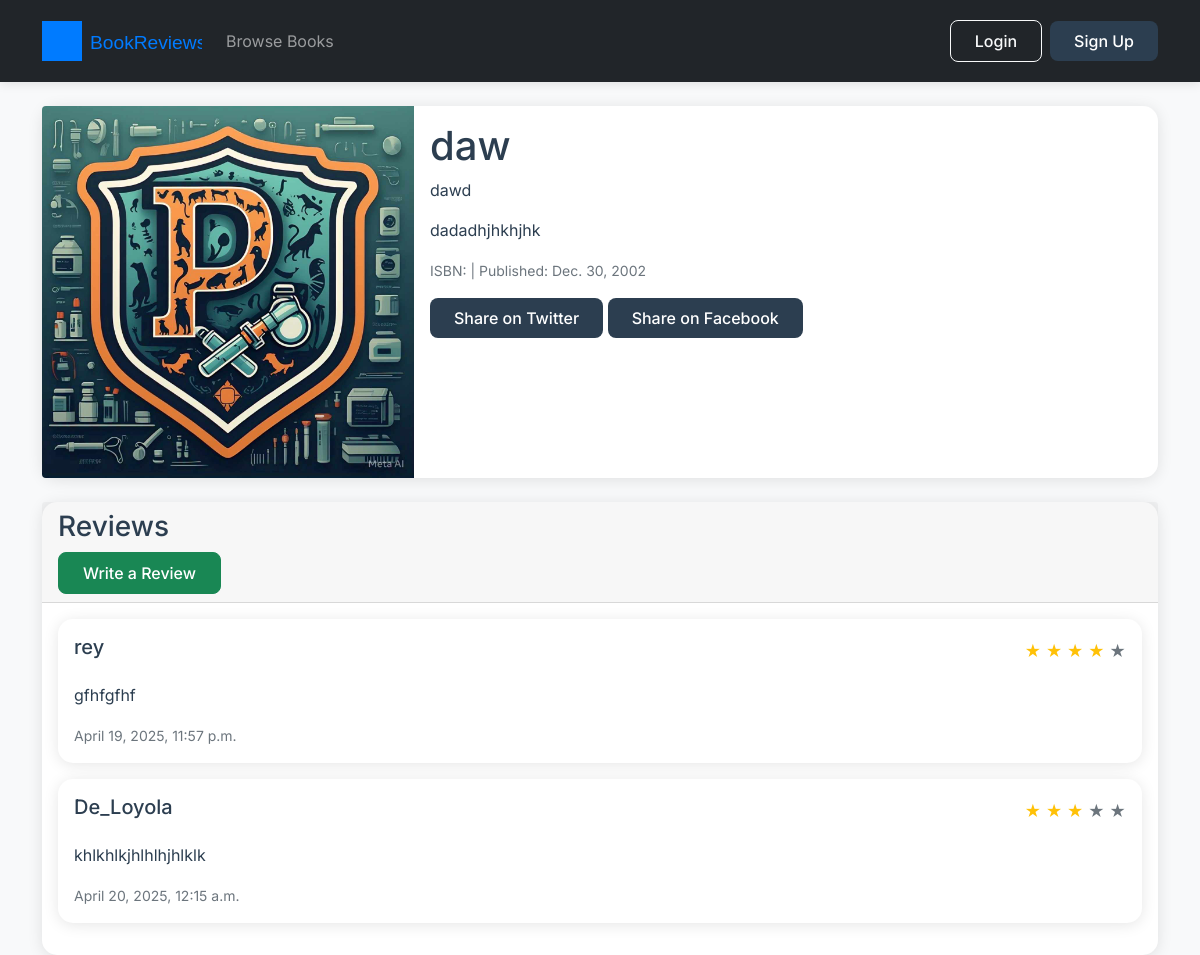
The page /book/1/ on the database as committed earlier.
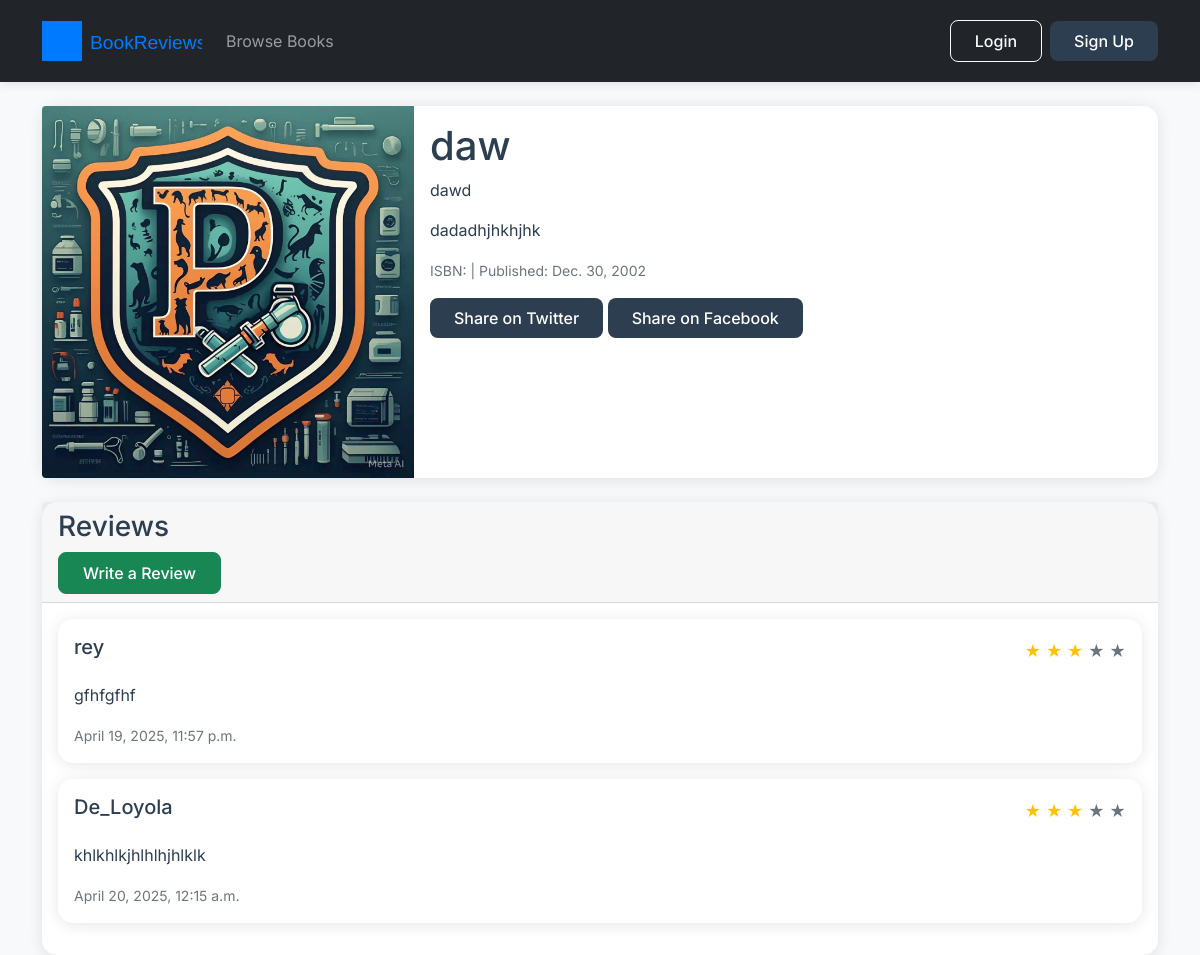
The same page on the database as committed later.
### reviews/models.py (models this page shows, shortened)
class Review(models.Model):
    book = models.ForeignKey(Book, on_delete=models.CASCADE)
    user = models.ForeignKey(User, on_delete=models.CASCADE)
    rating = models.IntegerField(
        validators=[MinValueValidator(1), MaxValueValidator(5)]
    )
    text = models.TextField()
    created_at = models.DateTimeField(auto_now_add=True)
    class Meta:
        unique_together = ('book', 'user')  # One review per user per book

### reviews/views.py (the view)
# urls.py: path('book/<int:pk>/', BookDetailView.as_view(), name='book-detail'),
class BookDetailView(DetailView):
    model = Book
    template_name = 'reviews/book_detail.html'
    def get_context_data(self, **kwargs):
        context = super().get_context_data(**kwargs)
        context['user_review'] = Review.objects.filter(
            book=self.object,
            user=self.request.user
        ).first() if self.request.user.is_authenticated else None
        return context

### reviews/templates/reviews/book_detail.html (shortened to what this page needs)
{% extends 'reviews/base.html' %}
{% block content %}
<div class="card mb-4">
    <div class="row g-0">
        <div class="col-md-4">
            {% if book.cover_image %}
            <img src="{{ book.cover_image.url }}" class="img-fluid rounded-start" alt="{{ book.title }}">
            {% endif %}
        </div>
        <div class="col-md-8">
            <div class="card-body">
                <h1 class="card-title">{{ book.title }}</h1>
                <p class="card-text">{{ book.author }}</p>
                <p class="card-text">{{ book.description }}</p>
                <p class="card-text">
                    <small class="text-muted">
                        ISBN: {{ book.isbn }} | Published: {{ book.published_date }}
                    </small>
                </p>
                <div class="share-buttons mt-3">
                    <a href="https://twitter.com/intent/tweet?text=Check out {{ book.title|urlencode }}&url={{ request.build_absolute_uri }}"
                       class="btn btn-primary" target="_blank">
                        Share on Twitter
                    </a>
                    <a href="https://www.facebook.com/sharer/sharer.php?u={{ request.build_absolute_uri|urlencode }}"
                       class="btn btn-primary" target="_blank">
                        Share on Facebook
                    </a>
                </div>
            </div>
        </div>
    </div>
</div>
<div class="card">
    <div class="card-header">
        <h3>Reviews</h3>
        {% if not user_review %}
            <a href="{% url 'review-create' book.pk %}" class="btn btn-success">Write a Review</a>
        {% endif %}
    </div>
    <div class="card-body">
        {% for review in book.review_set.all %}
        <div class="card mb-3">
            <div class="card-body">
                <div class="d-flex justify-content-between align-items-center mb-3">
                    <h5>{{ review.user.username }}</h5>
                    <div class="rating">
                        {% for _ in "12345" %}
                            {% if forloop.counter <= review.rating %}
                                <span class="text-warning">★</span>
                            {% else %}
                                <span class="text-secondary">★</span>
                            {% endif %}
                        {% endfor %}
                    </div>
                </div>
                <p>{{ review.text }}</p>
                <small class="text-muted">{{ review.created_at }}</small>
            </div>
        </div>
        {% empty %}
        <div class="alert alert-info">No reviews yet. Be the first to review!</div>
        {% endfor %}
    </div>
</div>
{% endblock %}

Rows that differ between the two databases and show on the page:
changed Review "gfhfgfhf": rating 4 → 3 (drawn)
